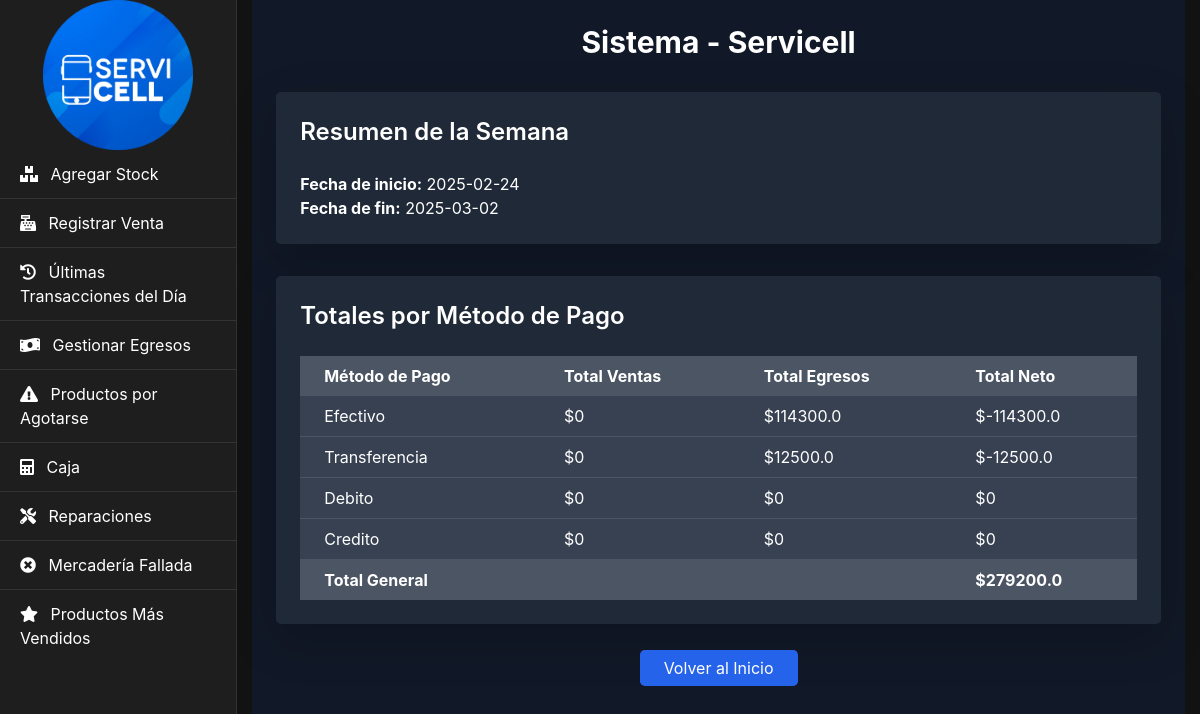
/caja, run on the app's committed database.
### tables this page shows
CREATE TABLE egresos (
    id INTEGER PRIMARY KEY AUTOINCREMENT,
    fecha TEXT NOT NULL,
    monto REAL NOT NULL,
    descripcion TEXT NOT NULL
, tipo_pago TEXT);

### app.py (the view)
@app.route('/caja')
def caja():
    conn = get_db_connection()
    cursor = conn.cursor()
    hoy = datetime.now()
    inicio_semana = (hoy - timedelta(days=hoy.weekday())).strftime('%Y-%m-%d')
    fin_semana = (hoy + timedelta(days=(6 - hoy.weekday()))).strftime('%Y-%m-%d')
    cursor.execute('''
        SELECT
            tipo_pago,
            SUM(total_ventas) AS total_ventas
        FROM (
            SELECT
                tipo_pago,
                total AS total_ventas
            FROM ventas
            WHERE DATE(fecha) BETWEEN ? AND ?
            UNION ALL
            SELECT
                tipo_pago,
                precio AS total_ventas
            FROM reparaciones
            WHERE DATE(fecha) BETWEEN ? AND ?
        ) AS ventas_reparaciones
        GROUP BY tipo_pago;
    ''', (inicio_semana, fin_semana, inicio_semana, fin_semana))
    ventas_por_tipo = cursor.fetchall()
    cursor.execute('''
        SELECT tipo_pago, SUM(monto) as total_egresos
        FROM egresos
        WHERE DATE(fecha) BETWEEN ? AND ?
        GROUP BY tipo_pago
    ''', (inicio_semana, fin_semana))
    egresos_por_tipo = cursor.fetchall()
    ventas = {row['tipo_pago']: row['total_ventas'] for row in ventas_por_tipo}
    egresos = {row['tipo_pago']: row['total_egresos'] for row in egresos_por_tipo}
    tipos_pago = ['efectivo', 'transferencia', 'debito', 'credito']
    ventas_values = [ventas.get(tipo, 0) for tipo in tipos_pago]
    egresos_values = [egresos.get(tipo, 0) for tipo in tipos_pago]
    netos_values = [ventas.get(tipo, 0) - egresos.get(tipo, 0) for tipo in tipos_pago]
    conn.close()
    return render_template('caja.html',
                           totales={tipo: ventas.get(tipo, 0) - egresos.get(tipo, 0) for tipo in tipos_pago},
                           ventas=ventas,
                           egresos=egresos,
                           total_general=sum(ventas.values()) - sum(egresos.values()),
                           inicio_semana=inicio_semana,
                           fin_semana=fin_semana,
                           tipos_pago=tipos_pago,
                           ventas_values=ventas_values,
                           egresos_values=egresos_values,
                           netos_values=netos_values)

### app.py (called while the page is built)
def get_db_connection():
    conn = sqlite3.connect('negocio.db')
    conn.row_factory = sqlite3.Row
    return conn

### templates/caja.html
{% extends "base.html" %}
{% block content %}
<div class="p-6 bg-gray-900 text-white min-h-screen">
    <h1 class="text-3xl font-bold text-center mb-8">Sistema - Servicell</h1>
    <div class="bg-gray-800 p-6 rounded-lg shadow-lg mb-8">
        <h2 class="text-2xl font-semibold mb-4">Resumen de la Semana</h2>
        <p><strong>Fecha de inicio:</strong> {{ inicio_semana }}</p>
        <p><strong>Fecha de fin:</strong> {{ fin_semana }}</p>
    </div>
    <div class="bg-gray-800 p-6 rounded-lg shadow-lg mb-8">
        <h2 class="text-2xl font-semibold mb-4">Totales por Método de Pago</h2>
        <div class="overflow-x-auto">
            <table class="min-w-full bg-gray-700 rounded-lg">
                <thead>
                    <tr class="bg-gray-600">
                        <th class="px-4 py-2 text-left">Método de Pago</th>
                        <th class="px-4 py-2 text-left">Total Ventas</th>
                        <th class="px-4 py-2 text-left">Total Egresos</th>
                        <th class="px-4 py-2 text-left">Total Neto</th>
                    </tr>
                </thead>
                <tbody>
                    {% for tipo in tipos_pago %}
                    <tr class="border-b border-gray-600 hover:bg-gray-650 transition duration-200">
                        <td class="px-4 py-2">{{ tipo | capitalize }}</td>
                        <td class="px-4 py-2">${{ ventas.get(tipo, 0) }}</td>
                        <td class="px-4 py-2">${{ egresos.get(tipo, 0) }}</td>
                        <td class="px-4 py-2">${{ ventas.get(tipo, 0) - egresos.get(tipo, 0) }}</td>
                    </tr>
                    {% endfor %}
                    <tr class="bg-gray-600">
                        <td class="px-4 py-2"><strong>Total General</strong></td>
                        <td></td>
                        <td></td>
                        <td class="px-4 py-2"><strong>${{ total_general }}</strong></td>
                    </tr>
                </tbody>
            </table>
        </div>
    </div>
    <div class="mt-8 text-center">
        <a href="{{ url_for('index') }}" class="px-6 py-2 bg-blue-600 hover:bg-blue-700 text-white rounded-lg transition duration-300">Volver al Inicio</a>
    </div>
</div>
{% endblock %}

### templates/base.html (style rules this page uses)
body { background-color: #121212; color: #ffffff; }

### data on the page
egresos: tipo_pago "Transferencia", get "0", get "12500.0", get "-12500.0"

### other printed values
{{ inicio_semana }} "2025-02-24"
{{ fin_semana }} "2025-03-02"
{{ tipo | capitalize }} "Efectivo" "Debito" "Credito"
{{ ventas.get(tipo, 0) }} "0" "0" "0"
{{ egresos.get(tipo, 0) }} "114300.0" "0" "0"
{{ ventas.get(tipo, 0) - egresos.get(tipo, 0) }} "-114300.0" "0" "0"
{{ total_general }} "279200.0"
